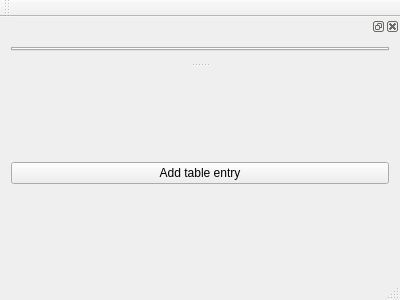
<?xml version="1.0" encoding="UTF-8"?>
<ui version="4.0">
 <class>MainWindow</class>
 <widget class="QMainWindow" name="MainWindow">
  <property name="geometry">
   <rect>
    <x>0</x>
    <y>0</y>
    <width>400</width>
    <height>300</height>
   </rect>
  </property>
  <property name="windowTitle">
   <string>MainWindow</string>
  </property>
  <widget class="QWidget" name="centralWidget">
   <layout class="QVBoxLayout" name="verticalLayout_2">
    <item>
     <widget class="QPushButton" name="pushButton">
      <property name="text">
       <string>Add table entry</string>
      </property>
     </widget>
    </item>
   </layout>
  </widget>
  <widget class="QMenuBar" name="menuBar">
   <property name="geometry">
    <rect>
     <x>0</x>
     <y>0</y>
     <width>400</width>
     <height>17</height>
    </rect>
   </property>
  </widget>
  <widget class="QToolBar" name="mainToolBar">
   <attribute name="toolBarArea">
    <enum>TopToolBarArea</enum>
   </attribute>
   <attribute name="toolBarBreak">
    <bool>false</bool>
   </attribute>
  </widget>
  <widget class="QStatusBar" name="statusBar"/>
  <widget class="QDockWidget" name="dockWidget">
   <property name="features">
    <set>QDockWidget::DockWidgetClosable|QDockWidget::DockWidgetFloatable</set>
   </property>
   <attribute name="dockWidgetArea">
    <number>4</number>
   </attribute>
   <widget class="QWidget" name="dockWidgetContents">
    <layout class="QVBoxLayout" name="verticalLayout">
     <item>
      <widget class="QTabWidget" name="tabWidget">
       <property name="currentIndex">
        <number>-1</number>
       </property>
      </widget>
     </item>
    </layout>
   </widget>
  </widget>
 </widget>
 <layoutdefault spacing="6" margin="11"/>
 <resources/>
 <connections/>
</ui>
